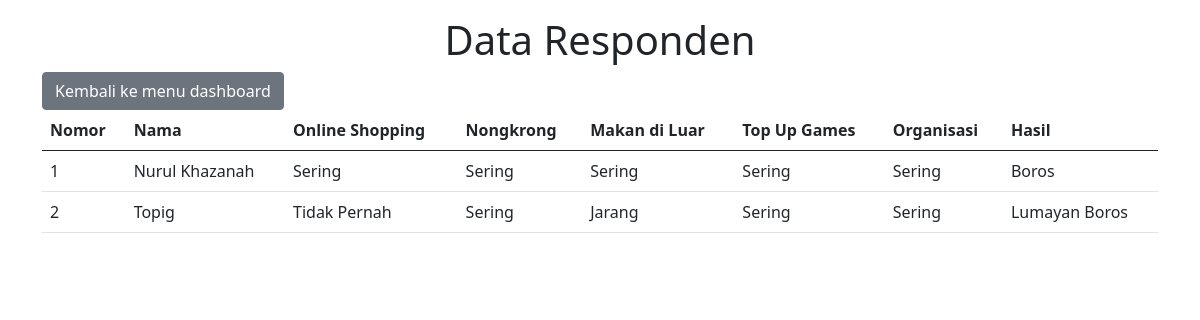
The app's page /data.php with its own data.
### tables this page shows
CREATE TABLE `indextable` (
  `id` int(11) NOT NULL,
  `nama` text NOT NULL,
  `olshop` text NOT NULL,
  `nongki` text NOT NULL,
  `makandiluar` text NOT NULL,
  `topup` text NOT NULL,
  `organisasi` text NOT NULL,
  `hasil` text NOT NULL
);

### data.php (the view, shortened to what this page needs)
<?php
include('./koneksi.php');
$sql = "SELECT * FROM indextable";
$result = $conn->query($sql);
?>
<!DOCTYPE html>
<html lang="en">
<head>
    <link href="https://cdn.jsdelivr.net/npm/bootstrap@5.0.2/dist/css/bootstrap.min.css" rel="stylesheet">
</head>
<body>
    <div class="container mt-3">
    <h1 class="text-center">Data Responden</h1>
    <a href="index.php" class="btn btn-secondary">Kembali ke menu dashboard</a>
    <?php
    $nomor = 1;
    if($result->num_rows > 0) { ?>
        <table class="table">
            <thead>
                <th scope="col">Nomor</th>
                <th scope="col">Nama</th>
                <th scope="col">Online Shopping</th>
                <th scope="col">Nongkrong</th>
                <th scope="col">Makan di Luar</th>
                <th scope="col">Top Up Games</th>
                <th scope="col">Organisasi</th>
                <th scope="col">Hasil</th>
            </thead>
            <?php while($row = $result->fetch_assoc()) { ?>
                <tr scope="row">
                    <td>
                        <?= $nomor++;?>
                    </td>
                    <td>
                        <?= $row["nama"];?>
                    </td>
                    <td>
                        <?= $row["olshop"];?>
                    </td>
                    <td>
                        <?= $row["nongki"];?>
                    </td>
                    <td>
                        <?= $row["makandiluar"];?>
                    </td>
                    <td>
                        <?= $row["topup"];?>
                    </td>
                    <td>
                        <?= $row["organisasi"];?>
                    </td>
                    <td>
                        <?= $row["hasil"];?>
                    </td>
                </tr>
            <?php } ?>
        </table>
    <?php } else {
        echo "0 Results";
    }
    ?>
    </div>
</body>
</html>

### records on screen
indextable: nama "Nurul Khazanah", olshop "Sering", nongki "Sering", makandiluar "Sering", topup "Sering", organisasi "Sering", hasil "Boros"
indextable: nama "Topig", olshop "Tidak Pernah", nongki "Sering", makandiluar "Jarang", topup "Sering", organisasi "Sering", hasil "Lumayan Boros"
